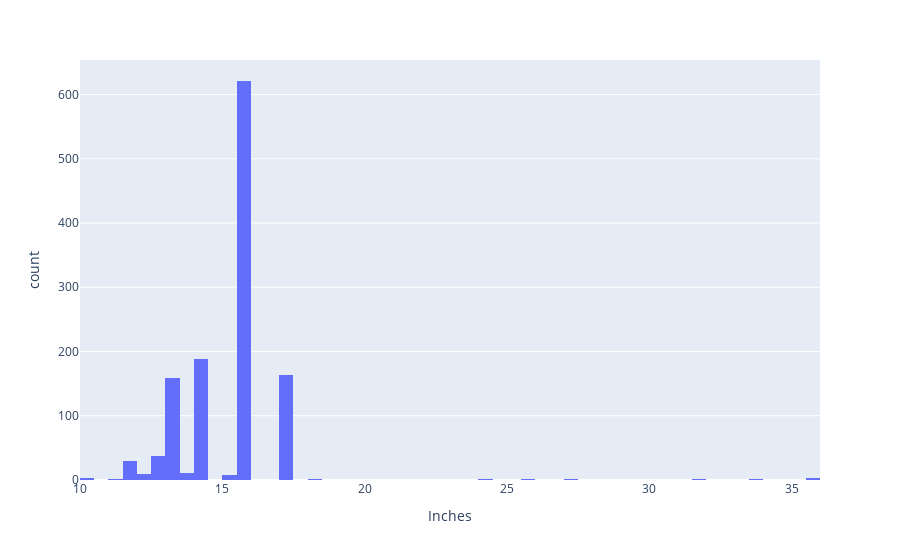

The notebook cell this image was saved under:
### Markdown cell above
- Laptop Screen Sizes

### Code cell
px.histogram(data_frame=df,
             x='Inches')

### Figure 1 — Plotly figure (JSON) as saved in the notebook; plotly's stock layout.template omitted (floating-point values rounded to 4 significant figures; data arrays with more than 128 entries replaced by an {"elided": "..."} marker saying what was removed)
{"data": [{"alignmentgroup": "True", "bingroup": "x", "hovertemplate": "Inches=%{x}<br>count=%{y}<extra></extra>", "legendgroup": "", "marker": {"color": "#636efa", "pattern": {"shape": ""}}, "name": "", "offsetgroup": "", "orientation": "v", "showlegend": false, "type": "histogram", "x": {"elided": "1243 float values"}, "xaxis": "x", "yaxis": "y"}], "layout": {"barmode": "relative", "legend": {"tracegroupgap": 0}, "margin": {"t": 60}, "xaxis": {"anchor": "y", "domain": [0, 1], "title": {"text": "Inches"}}, "yaxis": {"anchor": "x", "domain": [0, 1], "title": {"text": "count"}}}}
